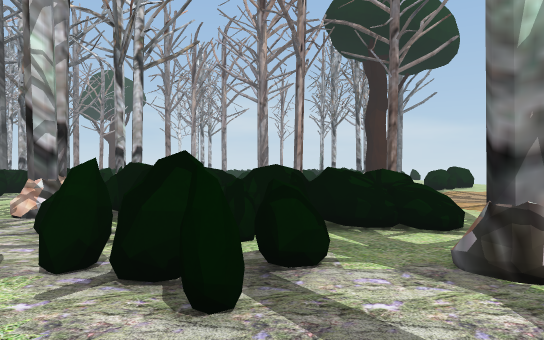
[1] (above)

22 first-person views from a walk through a scene from a Unity 3-D project. The camera is 1.5 m above the floor, looks level and sees 70° across. The floor is counted in squares, 2 m on a side. Each view is taken from the middle of a square. On the plan, view 1 faces up. The plan holds only what a view shows up to about 12 squares ahead; the rest is blank. The place goes on beyond the plan. The player is left out.

[2]
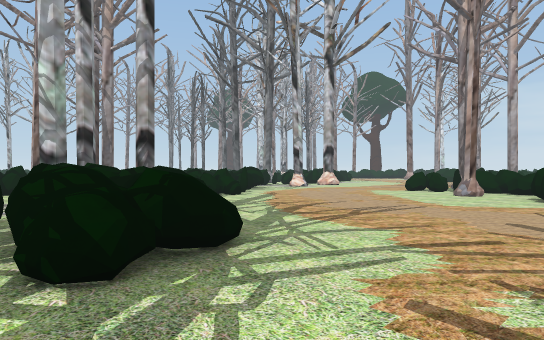

[3]
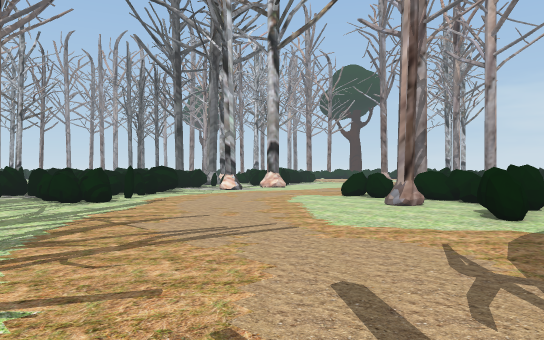

[4]
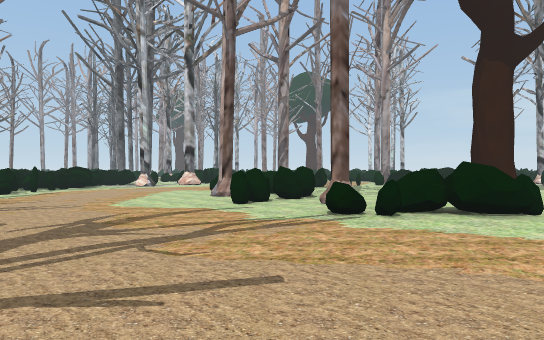

[5]
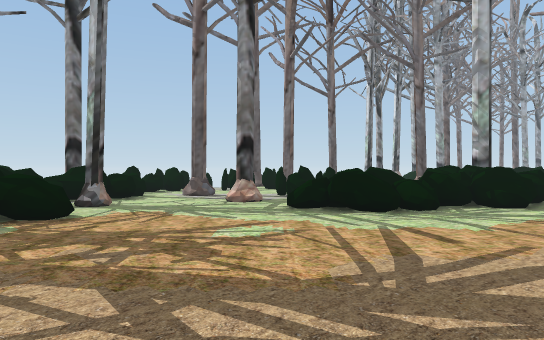

[6]
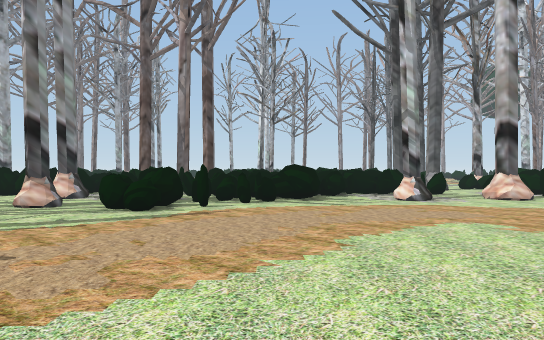

[7]
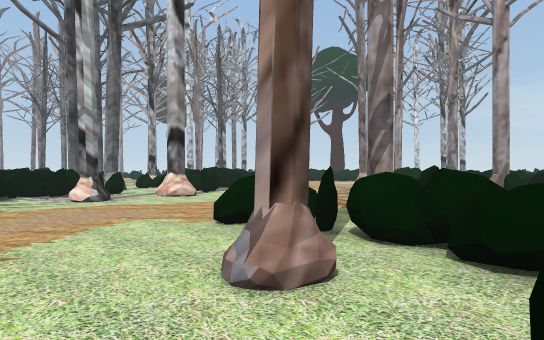

[8]
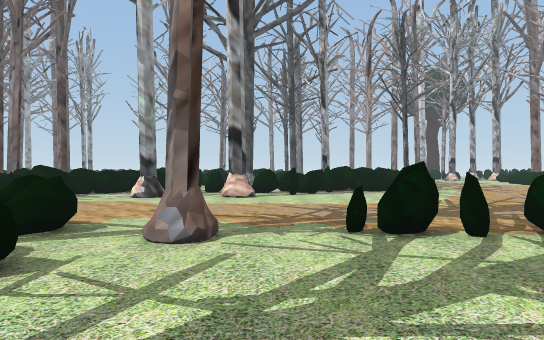

[9]
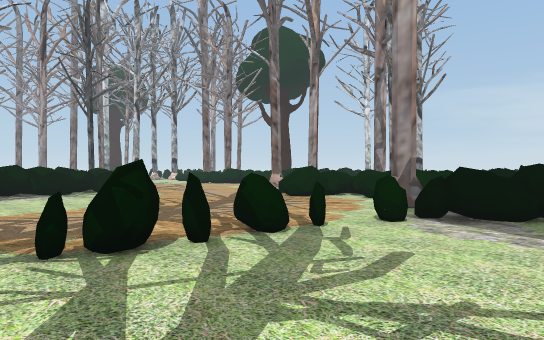

[10]
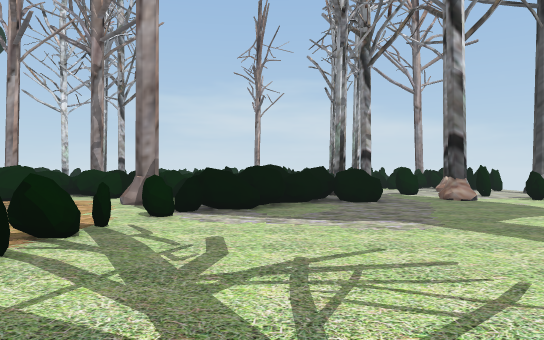

[11]
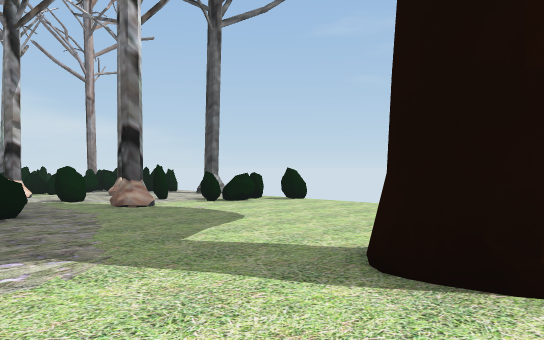

[12]
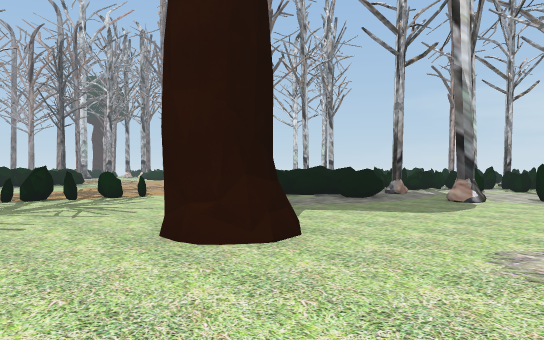

[13]
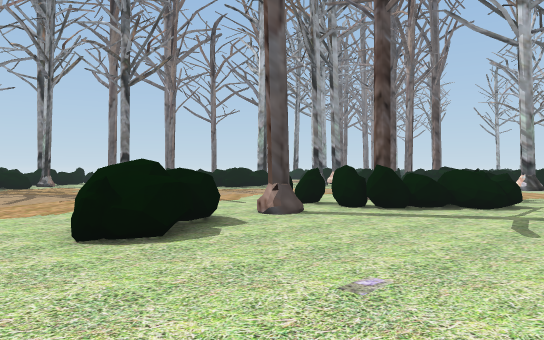

[14]
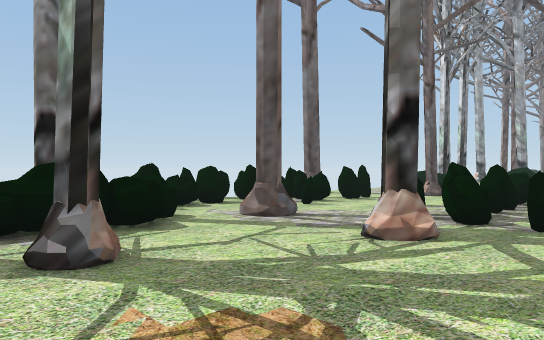

[15]
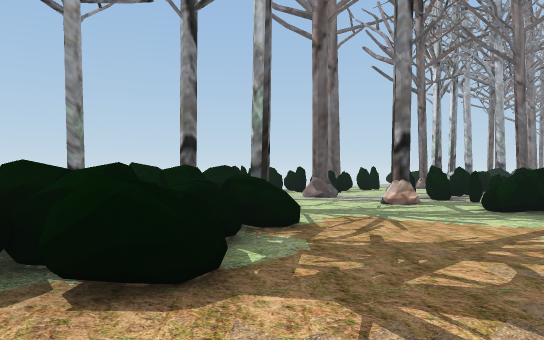

[16]
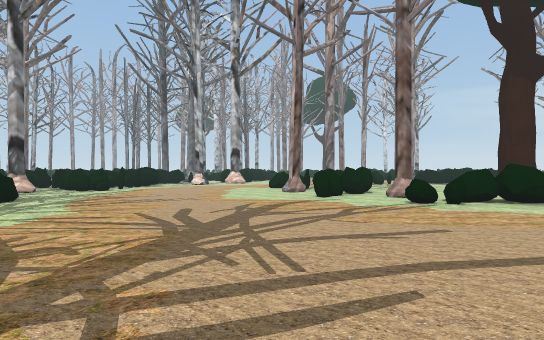

[17]
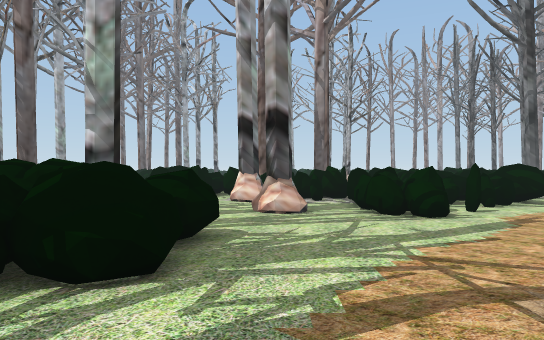

[18]
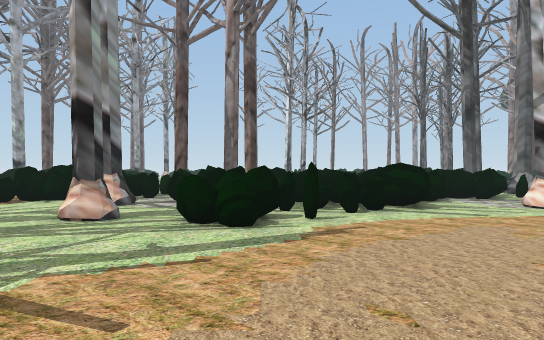

[19]
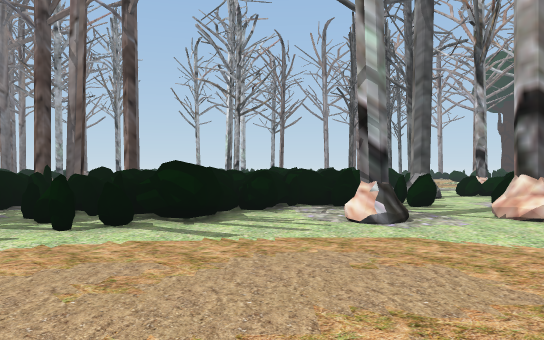

[20]
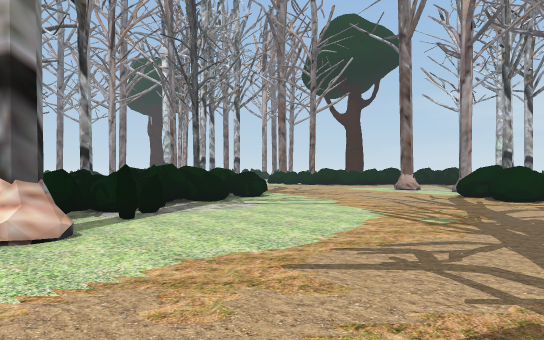

[21]
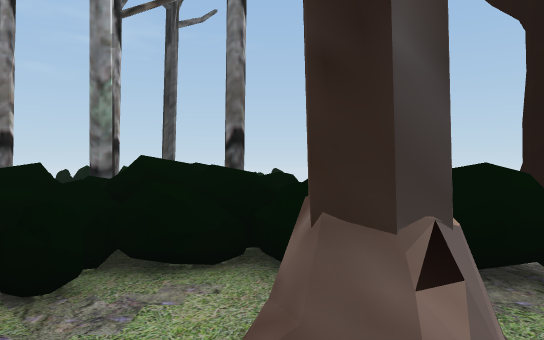

[22]
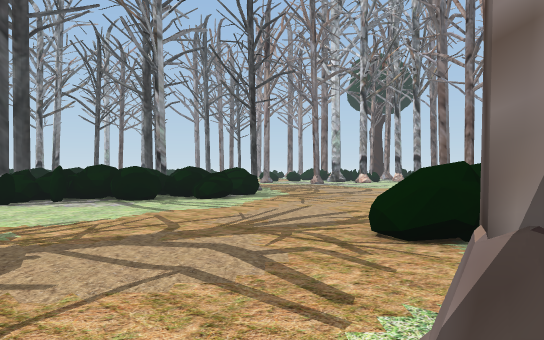

### Floor plan
Key: @ floor where view 1 was taken; # wall or solid block; x gap in a wall; . floor; / step, stairs or slope; = window, fence, low wall or low ledge; ^ raised ledge.
Columns run from 13 left of view 1 to 11 right of it. Each row starts with its distance up from view 1.
 30  .......^^.= .^#^^..#.=#
 29  ........=..#.^^^^......x
 28  .............^#........
 27  ^.^.........#^.........
 26  ^^^.........=..........
 25  ^^^........ #.........
 24  ^ #........x..........
 23    ^=.......x......##...
 22 .^.^^=......#...........
 21 ....=...................
 20   #...#......#..........
 19   .#=.........^.........
 18    ^..#.....^#^^=.......
 17   ^^^...........#....^.
 16    ^^#........#.#.#.^#.
 15   ^^^^#.........#..^#..
 14   ^ ^^#=...............
 13     ^^=................
 12    #^^###=..............
 11   x#^###=...............
 10    ##=.................
  9   =###..#...............
  8    ^##.....^^...........
  7    ^#....#^^^^/.........
  6    ^#=. ...#^^^^........
  5          ..##^^^......^.
  4           .###.......^^^
  3         =^.###.#...=^^^
  2           ...#....##^
  1         ... ......##^
  0         #....@#..##^^
 -1          .####..^
 -2          ..###=###
 -3            # ###

Where each view was taken, in squares from view 1:
view 1: 0 up, 0 right, facing up
view 2: 4 up, 5 right, facing up-left
view 3: 8 up, 5 right, facing up-left
view 4: 9 up, 10 right, facing up-left
view 5: 10 up, 8 right, facing down-left
view 6: 14 up, 3 right, facing left
view 7: 14 up, 3 right, facing up-left
view 8: 21 up, 4 right, facing left
view 9: 21 up, 3 right, facing up-left
view 10: 20 up, 2 right, facing up
view 11: 22 up, 3 right, facing up-right
view 12: 20 up, 10 right, facing up-left
view 13: 21 up, 10 right, facing down-left
view 14: 5 up, 6 right, facing down-left
view 15: 7 up, 10 right, facing down-left
view 16: 6 up, 10 right, facing up-left
view 17: 9 up, 2 right, facing left
view 18: 12 up, 1 right, facing left
view 19: 16 up, 1 left, facing left
view 20: 19 up, 2 left, facing up-left
view 21: 29 up, 2 left, facing right
view 22: 28 up, 0 right, facing left
